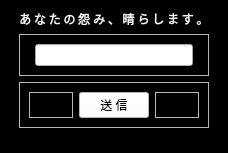
         <widget class="QWidget" name="page">
          <layout class="QHBoxLayout" name="horizontalLayout_22">
           <property name="spacing">
            <number>0</number>
           </property>
           <property name="leftMargin">
            <number>0</number>
           </property>
           <property name="topMargin">
            <number>0</number>
           </property>
           <property name="rightMargin">
            <number>0</number>
           </property>
           <property name="bottomMargin">
            <number>0</number>
           </property>
           <item>
            <widget class="QFrame" name="frame_12">
             <property name="styleSheet">
              <string notr="true">#frame_12{
	background-color: rgb(0, 0, 0);
}</string>
             </property>
             <property name="frameShape">
              <enum>QFrame::StyledPanel</enum>
             </property>
             <property name="frameShadow">
              <enum>QFrame::Raised</enum>
             </property>
             <layout class="QHBoxLayout" name="horizontalLayout_13">
              <property name="topMargin">
               <number>0</number>
              </property>
              <item>
               <widget class="QFrame" name="frame_14">
                <property name="layoutDirection">
                 <enum>Qt::LeftToRight</enum>
                </property>
                <property name="frameShape">
                 <enum>QFrame::NoFrame</enum>
                </property>
                <property name="frameShadow">
                 <enum>QFrame::Raised</enum>
                </property>
                <layout class="QVBoxLayout" name="verticalLayout_2" stretch="0,0,0,5">
                 <item>
                  <widget class="QLabel" name="label_10">
                   <property name="font">
                    <font>
                     <family>宋体</family>
                    </font>
                   </property>
                   <property name="layoutDirection">
                    <enum>Qt::LeftToRight</enum>
                   </property>
                   <property name="styleSheet">
                    <string notr="true">#label_10{
	color: rgb(255, 255, 255);
}</string>
                   </property>
                   <property name="text">
                    <string>あ な た の 怨 み 、 晴 ら し ま す 。</string>
                   </property>
                   <property name="alignment">
                    <set>Qt::AlignCenter</set>
                   </property>
                  </widget>
                 </item>
                 <item>
                  <widget class="QFrame" name="frame_15">
                   <property name="frameShape">
                    <enum>QFrame::StyledPanel</enum>
                   </property>
                   <property name="frameShadow">
                    <enum>QFrame::Raised</enum>
                   </property>
                   <layout class="QHBoxLayout" name="horizontalLayout_11" stretch="0,1,0">
                    <item>
                     <widget class="QFrame" name="frame_16">
                      <property name="frameShape">
                       <enum>QFrame::StyledPanel</enum>
                      </property>
                      <property name="frameShadow">
                       <enum>QFrame::Raised</enum>
                      </property>
                     </widget>
                    </item>
                    <item>
                     <widget class="QLineEdit" name="lineEdit_3">
                      <property name="maximumSize">
                       <size>
                        <width>200</width>
                        <height>16777215</height>
                       </size>
                      </property>
                      <property name="layoutDirection">
                       <enum>Qt::LeftToRight</enum>
                      </property>
                     </widget>
                    </item>
                    <item>
                     <widget class="QFrame" name="frame_23">
                      <property name="frameShape">
                       <enum>QFrame::StyledPanel</enum>
                      </property>
                      <property name="frameShadow">
                       <enum>QFrame::Raised</enum>
                      </property>
                     </widget>
                    </item>
                   </layout>
                  </widget>
                 </item>
                 <item>
                  <widget class="QFrame" name="frame_24">
                   <property name="frameShape">
                    <enum>QFrame::StyledPanel</enum>
                   </property>
                   <property name="frameShadow">
                    <enum>QFrame::Raised</enum>
                   </property>
                   <layout class="QHBoxLayout" name="horizontalLayout_12" stretch="0,1,0">
                    <item>
                     <widget class="QFrame" name="frame_26">
                      <property name="frameShape">
                       <enum>QFrame::StyledPanel</enum>
                      </property>
                      <property name="frameShadow">
                       <enum>QFrame::Raised</enum>
                      </property>
                     </widget>
                    </item>
                    <item>
                     <widget class="QPushButton" name="pushButton_6">
                      <property name="sizePolicy">
                       <sizepolicy hsizetype="Fixed" vsizetype="Fixed">
                        <horstretch>0</horstretch>
                        <verstretch>0</verstretch>
                       </sizepolicy>
                      </property>
                      <property name="maximumSize">
                       <size>
                        <width>70</width>
                        <height>16777215</height>
                       </size>
                      </property>
                      <property name="layoutDirection">
                       <enum>Qt::RightToLeft</enum>
                      </property>
                      <property name="styleSheet">
                       <string notr="true">#pushButton_6{
	border-color: rgb(255, 255, 255);
	
	background-color: rgb(255, 255, 255);
}</string>
                      </property>
                      <property name="text">
                       <string> 送 信 </string>
                      </property>
                      <property name="checkable">
                       <bool>false</bool>
                      </property>
                      <property name="checked">
                       <bool>false</bool>
                      </property>
                      <property name="autoRepeat">
                       <bool>false</bool>
                      </property>
                     </widget>
                    </item>
                    <item>
                     <widget class="QFrame" name="frame_27">
                      <property name="frameShape">
                       <enum>QFrame::StyledPanel</enum>
                      </property>
                      <property name="frameShadow">
                       <enum>QFrame::Raised</enum>
                      </property>
                     </widget>
                    </item>
                   </layout>
                  </widget>
                 </item>
                 <item>
                  <widget class="QFrame" name="frame_28">
                   <property name="frameShape">
                    <enum>QFrame::StyledPanel</enum>
                   </property>
                   <property name="frameShadow">
                    <enum>QFrame::Raised</enum>
                   </property>
                  </widget>
                 </item>
                </layout>
               </widget>
              </item>
             </layout>
            </widget>
           </item>
          </layout>
         </widget>
